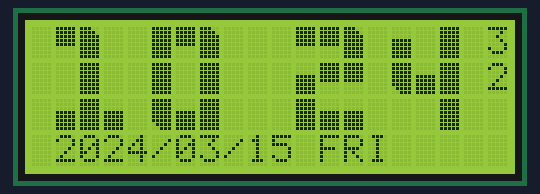
Recording of a sketch running on a simulated ESP8266 (NodeMCU). Shown: 20×4 character LCD. WiFi joins after 1.5 s; servers stay silent unless stated; the local clock reads 2024-03-15 10:24:30 at power-on unless the sketch sets it; what the sketch prints to the serial monitor is not drawn.

Above: at 1.9 s.
At 8.1 s:
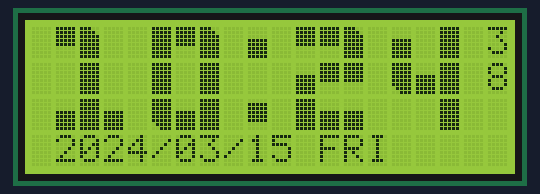
At 17.38 s:
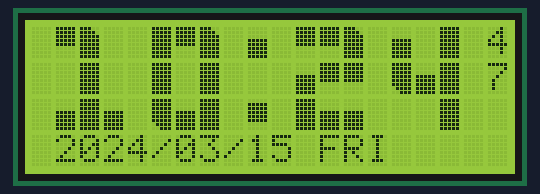
At 24.6 s:
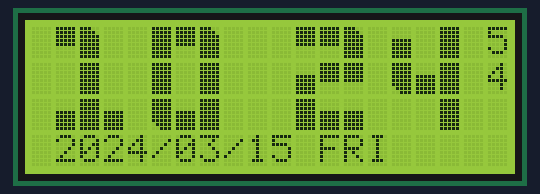
At 30.6 s:
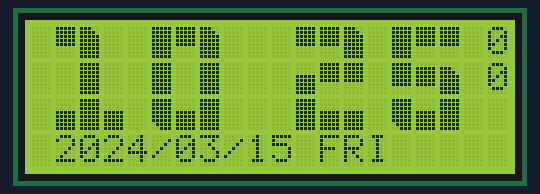
At 35.1 s:
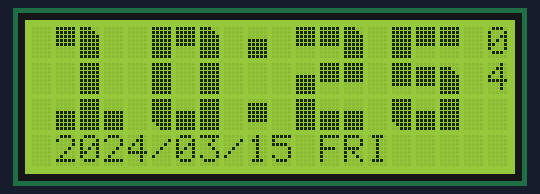

Measured:
- what the display in image 1 shows lasts 0.5 s, from 8.1 s to 8.6 s
- what the display in image 5 shows lasts 0.5 s, from 35.1 s to 35.6 s

The sketch:

lcdbigfontclock2004.ino
```cpp
#include <LiquidCrystal_I2C.h>
#include <ESP8266WiFi.h>
#include <ESP8266WiFiMulti.h>
#include <time.h>

#define Row0 0
#define Row1 1
#define Row2 2
#define Row3 3
#define A_ 10
#define B_ 11
#define C_ 12
#define D_ 13
#define E_ 14
#define F_ 15
#define G_ 16
#define H_ 17
#define I_ 18
#define J_ 19
#define K_ 20
#define L_ 21
#define M_ 22
#define N_ 23
#define O_ 24
#define P_ 25
#define Q_ 26
#define R_ 27
#define S_ 28
#define T_ 29
#define U_ 30
#define V_ 31
#define W_ 32
#define X_ 33
#define Y_ 34
#define Z_ 35
#define B 0x20

LiquidCrystal_I2C lcd(0x27, 20, 4);
// NodeMCU Dev Kit => D1 = SCL, D2 = SDA

const char *Mon[] = {"JAN", "FEB", "MAR", "APR", "MAY", "JUN", "JUL", "AUG", "SEP", "OCT", "NOV", "DEC"};
const char *Day[] = {"SUN", "MON", "TUE", "WED", "THU", "FRI", "SAT"};

//Wi-Fi
#define ssid1 "hogeid1"
#define password1 "hogepw1"
#define ssid2 "hogeid2"
#define password2 "hogepw2"
String newHostname = "Clock2004LCD";

WiFiEventHandler wifiConnectHandler;
WiFiEventHandler wifiDisconnectHandler;
ESP8266WiFiMulti wifiMulti;

//NTP client
int timezone = 9;
char ntp_server1[20] = "ntp.nict.jp";
char ntp_server2[20] = "ntp.jst.mfeed.ad.jp";
char ntp_server3[20] = "time.aws.com";
int dst = 0;

int msecond, second, minute, hour, dayOfWeek, dayOfMonth, month, year, dots;

unsigned long lastSecond = millis();
unsigned long currentMillis = 0;
unsigned long previousMillis = 0;
unsigned long scrollMillis = 0;
unsigned long lastUpdateTime = 0;
unsigned long lastUpdateData = 0;
unsigned int stringLength;
char timeBuffer[59];
const int MESSAGE_LENGTH = sizeof(timeBuffer);
const int DISPLAY_WIDTH = 20;
int g_nPosition = 0;
String upperSec = "0";
String underSec = "0";


void initWiFi() {
  WiFi.hostname(newHostname.c_str());
  WiFi.mode(WIFI_STA);
//  WiFi.begin(ssid1, password1);
  wifiMulti.addAP(ssid1,password1);
  wifiMulti.addAP(ssid2,password2);
  Serial.print("Connecting to WiFi ..");
  while (wifiMulti.run() != WL_CONNECTED) {
    Serial.print('.');
    delay(1000);
  }
}

void onWifiConnect(const WiFiEventStationModeGotIP& event) {
  Serial.println("Connected to Wi-Fi sucessfully.");
  Serial.print("IP address: ");
  Serial.println(WiFi.localIP());
  Serial.print("SSID: ");
  Serial.println(WiFi.SSID());
  Serial.print("RRSI: ");
  Serial.println(WiFi.RSSI());
  Serial.printf("hostname: %s\n", WiFi.hostname().c_str());
}

void onWifiDisconnect(const WiFiEventStationModeDisconnected& event) {
  Serial.println("Disconnected from Wi-Fi, trying to connect...");
  WiFi.disconnect();
  WiFi.hostname(newHostname.c_str());
  while (wifiMulti.run() != WL_CONNECTED) {
  Serial.print('.');
  delay(1000);
  }
}

void DefineLargeChar() {

  uint8_t cc1[8] = { // Custom Character 1
    B11100,
    B11110,
    B11111,
    B11111,
    B11111,
    B11111,
    B11111,
    B11111
  };

  uint8_t cc2[8] = { // Custom Character 2
    B11111,
    B11111,
    B11111,
    B11111,
    B11111,
    B00000,
    B00000,
    B00000
  };

  uint8_t cc3[8] = { // Custom Character 3
    B00000,
    B00000,
    B00000,
    B11111,
    B11111,
    B11111,
    B11111,
    B11111
  };

  uint8_t cc4[8] = { // Custom Character 4
    B11111,
    B11111,
    B11111,
    B11111,
    B11111,
    B11111,
    B01111,
    B00111
  };

  uint8_t cc5[8] = { // Custom Character 5
    B11111,
    B11111,
    B11111,
    B11111,
    B11111,
    B11111,
    B00000,
    B00000
  };

  uint8_t cc6[8] = { // Custom Character 6
    B00000,
    B11111,
    B11111,
    B11111,
    B11111,
    B11111,
    B00000,
    B00000
  };

  uint8_t cc7[8] = { // Custom Character 7
    B00000,
    B11100,
    B11110,
    B11111,
    B11111,
    B11111,
    B11111,
    B11111
  };

  uint8_t cc8[8] = { // Custom Character 8
    B11111,
    B11111,
    B11111,
    B11111,
    B11111,
    B11111,
    B11111,
    B11111
  };

  // send custom characters to the display
  lcd.createChar(1, cc1);
  lcd.createChar(2, cc2);
  lcd.createChar(3, cc3);
  lcd.createChar(4, cc4);
  lcd.createChar(5, cc5);
  lcd.createChar(6, cc6);
  lcd.createChar(7, cc7);
  lcd.createChar(8, cc8);
}

// 0 1 2 3 4 5 6 7 8 9 A B C D E F G H I J K L M N O P Q R S T U V W X Y Z BLANK
char bn1[] = {
  8, 2, 1, 2, 1, B, 2, 2, 1, 2, 2, 1, 3, B, 8, 8, 2, 2, 8, 2, 2, 2, 2, 8, 8, 2, 1, 8, 2, 1, 8, 2, 1, 8, 2, 1, 3, 2, 2, 8, 2, 1, 8, 2, 2, 8, 2, 2, 8, 2, 1, 8, B, 8, B, 8, B, B, B, 8, 8, B, 8, 8, B, B, 8, 3, 1, 8, B, 1, 8, 2, 1, 8, 2, 1, 8, 2, 1, 8, 2, 1, 8, 2, 5, 2, 8, 2, 8, B, 8, 8, B, 8, 8, B, 8, 8, B, 8, 8, B, 8, 2, 2, 1, B, B, B
};
char bn2[] = {
  8, B, 8, B, 8, B , 3, 2, 2, B, 6, 1, 4, 3, 8, 5, 6, 7, 8, 6, 7, B, 3, 2, 8, 6, 8, 5, 6, 8, 8, 6, 8, 8, 6, 1, 8, B, B, 8, B, 8, 8, 6, B, 8, 6, B, 8, B, 3, 8, 6, 8, B, 8, B, B, B, 8, 8, 6, 2, 8, B, B, 8, B, 8, 8, 4, 8, 8, B, 8, 8, 2, 2, 8, B, 8, 8, 3, 8, 2, 2, 1, B, 8, B, 8, B, 8, 8, B, 8, 8, B, 8, B, 6, B, 2, 3, 2, B, 6, B, B, B, B
};
char bn3[] = {
  4, 3, 8, 3, 8, 3, 8, 3, 3, 3, 3, 8, B, B, 8, 4, 3, 8, 4, 3, 8, B, 8, B, 4, 3, 8, B, B, 8, 8, B, 8, 8, 3, 8, 4, 3, 3, 8, 3, 8, 8, 3, 3, 8, B, B, 4, 3, 8, 8, B, 8, B, 8, B, 4, 8, B, 8, B, 1, 8, 3, 3, 8, B, 8, 8, B, 8, 4, 3, 8, 8, B, B, 4, 3, 7, 8, B, 1, 4, 3, 8, B, 8, B, 4, 3, 8, 2, 3, 2, 4, 2, 8, 8, B, 8, B, 8, B, 4, 3, 3, B, B, B
};

void printTwoNumber(uint8_t number, uint8_t position)//13
{
  // Print position is hardcoded
  int digit0; // To represent the ones
  int digit1; // To represent the tens
  digit0 = number % 10;
  digit1 = number / 10;

  // Line 1 of the two-digit number
  lcd.setCursor(position, 0);
  lcd.write(bn1[digit1 * 3]);
  lcd.write(bn1[digit1 * 3 + 1]);
  lcd.write(bn1[digit1 * 3 + 2]);
  lcd.write(B); // Blank
  lcd.write(bn1[digit0 * 3]);
  lcd.write(bn1[digit0 * 3 + 1]);
  lcd.write(bn1[digit0 * 3 + 2]);

  // Line 2 of the two-digit number
  lcd.setCursor(position, 1);
  lcd.write(bn2[digit1 * 3]);
  lcd.write(bn2[digit1 * 3 + 1]);
  lcd.write(bn2[digit1 * 3 + 2]);
  lcd.write(B); // Blank
  lcd.write(bn2[digit0 * 3]);
  lcd.write(bn2[digit0 * 3 + 1]);
  lcd.write(bn2[digit0 * 3 + 2]);

  // Line 3 of the two-digit number
  lcd.setCursor(position, 2);
  lcd.write(bn3[digit1 * 3]);
  lcd.write(bn3[digit1 * 3 + 1]);
  lcd.write(bn3[digit1 * 3 + 2]);
  lcd.write(B); // Blank
  lcd.write(bn3[digit0 * 3]);
  lcd.write(bn3[digit0 * 3 + 1]);
  lcd.write(bn3[digit0 * 3 + 2]);
}

void printColons(uint8_t position)
{
  lcd.setCursor(position, 0);
  lcd.write (3);
  lcd.setCursor(position, 2);
  lcd.write (6);
}

void printNoColons(uint8_t position)
{
  lcd.setCursor(position, 0);
  lcd.write (B);
  lcd.setCursor(position, 2);
  lcd.write (B);
}

void setup() {
  Serial.begin(115200);

  //Register event handlers
  wifiConnectHandler = WiFi.onStationModeGotIP(onWifiConnect);
  wifiDisconnectHandler = WiFi.onStationModeDisconnected(onWifiDisconnect);

  initWiFi();

  configTime(timezone * 3600, dst, ntp_server1, ntp_server2, ntp_server3);
  Serial.println("Waiting for time");
  while (!time(nullptr)) {
    Serial.print(".");
    delay(500);
  }

  lcd.init();
  lcd.backlight();
  DefineLargeChar(); // Create the custom characters
  lcd.clear();

  updateTime();
  updateData();
}

void loop() {
  currentMillis = millis();

  if ((currentMillis - lastUpdateTime) > 300000) updateTime();
  if ((currentMillis - lastUpdateData) > 600000) updateData();
  if (year < 2000) updateTime();

  dots = (currentMillis % 1000) < 500;
  if (dots) printColons(9); else printNoColons(9);

  if ((millis() - lastSecond) > 1000) {
    lastSecond = millis();
    second++;
    if (second > 59) {
      second = 0;
      minute++;
      if (minute > 59) {
        minute = 0;
        hour++;
        if (hour > 23) hour = 0;
      }
    }

    if (second < 10) {
      upperSec = "0";
      underSec = (String(second)).substring(0, 1);
    } else {
      upperSec = (String(second)).substring(0, 1);
      underSec = (String(second)).substring(1, 2);
    }

    printTwoNumber(hour, 1);
    printTwoNumber(minute, 11);
    lcd.setCursor(19, 0); lcd.print(upperSec);
    lcd.setCursor(19, 1); lcd.print(underSec);
  }

  concatenate();
  scrollDisplay(3, 350);
}

void updateData() {
  lastUpdateData = millis();
}

void updateTime() {
  lastUpdateTime = millis();
  time_t now = time(nullptr);
  struct tm* newtime = localtime(&now);

  year = String(newtime->tm_year + 1900).toInt();
  month = String(newtime->tm_mon + 1).toInt();
  dayOfMonth = String(newtime->tm_mday).toInt();
  dayOfWeek = String(newtime->tm_wday).toInt();
  hour = String(newtime->tm_hour).toInt();
  minute = String(newtime->tm_min).toInt();
  second = String(newtime->tm_sec).toInt();
}

void concatenate() {
  int i;
  memset(timeBuffer, ' ', (MESSAGE_LENGTH - 1));
//  snprintf(timeBuffer, (MESSAGE_LENGTH - 1), "  %s %02d % s %02d %02d\337C % s ", Day[dayOfWeek], dayOfMonth, Mon[month], year, temperature, conChar);
  snprintf(timeBuffer, (MESSAGE_LENGTH - 1), " %02d/%02d/%02d %s", year, month, dayOfMonth, Day[dayOfWeek]);

  for (i = 0; i < 3; i++) {
    timeBuffer[(MESSAGE_LENGTH - 2) + i] = ' ';
  }

  String timestr = String(timeBuffer);
  stringLength = timestr.length();
}

void scrollDisplay(int line, int speed) {
  int i;
  if (stringLength < DISPLAY_WIDTH) {
  for (i = 0; i < DISPLAY_WIDTH; i++) {
    lcd.setCursor(i, line);
    lcd.print(timeBuffer[g_nPosition + i]);
    lcd.print(timeBuffer[stringLength] = ' ');
  }
  }
  else if ((currentMillis - scrollMillis) > speed) {
    scrollMillis = millis();

    if (g_nPosition < stringLength - DISPLAY_WIDTH) {
      for (i = 0; i < DISPLAY_WIDTH; i++) {
        lcd.setCursor(i, line);
        lcd.print(timeBuffer[g_nPosition + i]);
        lcd.print(timeBuffer[stringLength] = ' ');
      }
    } else {
      int nChars = stringLength - g_nPosition;
      for (i = 0; i < nChars; i++) {
        lcd.setCursor(i, line);
        lcd.print(timeBuffer[g_nPosition + i]);
        lcd.print(timeBuffer[stringLength] = ' ');
      }
      for (i = 0; i < (DISPLAY_WIDTH - nChars); i++) {
        lcd.setCursor(nChars + i, line);
        lcd.print(timeBuffer[i]);
        lcd.print(timeBuffer[stringLength] = ' ');
      }
    }

    g_nPosition++;
    if (g_nPosition >= stringLength) {
      g_nPosition = 0;
    }
  }
}
```
